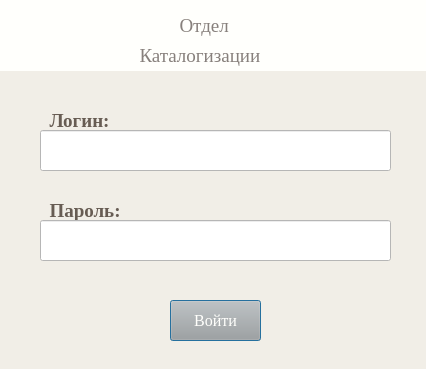
<?xml version="1.0" encoding="UTF-8"?>
<ui version="4.0">
 <class>Login</class>
 <widget class="QDialog" name="Login">
  <property name="geometry">
   <rect>
    <x>0</x>
    <y>0</y>
    <width>426</width>
    <height>369</height>
   </rect>
  </property>
  <property name="minimumSize">
   <size>
    <width>426</width>
    <height>369</height>
   </size>
  </property>
  <property name="maximumSize">
   <size>
    <width>426</width>
    <height>369</height>
   </size>
  </property>
  <property name="windowTitle">
   <string>Login</string>
  </property>
  <property name="windowIcon">
   <iconset>
    <normaloff>Эмблема2.png</normaloff>Эмблема2.png</iconset>
  </property>
  <property name="styleSheet">
   <string notr="true">background-color: rgb(241, 238, 231);</string>
  </property>
  <widget class="QLabel" name="label">
   <property name="geometry">
    <rect>
     <x>0</x>
     <y>0</y>
     <width>431</width>
     <height>71</height>
    </rect>
   </property>
   <property name="sizePolicy">
    <sizepolicy hsizetype="Preferred" vsizetype="Preferred">
     <horstretch>0</horstretch>
     <verstretch>0</verstretch>
    </sizepolicy>
   </property>
   <property name="styleSheet">
    <string notr="true">background-color: rgb(255, 255, 252);</string>
   </property>
   <property name="text">
    <string/>
   </property>
  </widget>
  <widget class="QLabel" name="label_lib_name1">
   <property name="geometry">
    <rect>
     <x>170</x>
     <y>10</y>
     <width>71</width>
     <height>31</height>
    </rect>
   </property>
   <property name="font">
    <font>
     <family>Georgia</family>
     <pointsize>14</pointsize>
     <italic>false</italic>
     <underline>false</underline>
    </font>
   </property>
   <property name="styleSheet">
    <string notr="true">color: rgb(135, 128, 124);
background-color: rgb(255, 255, 252);

</string>
   </property>
   <property name="text">
    <string>  Отдел</string>
   </property>
  </widget>
  <widget class="QLabel" name="label_lib_name2">
   <property name="geometry">
    <rect>
     <x>130</x>
     <y>40</y>
     <width>161</width>
     <height>31</height>
    </rect>
   </property>
   <property name="font">
    <font>
     <family>Georgia</family>
     <pointsize>14</pointsize>
     <underline>false</underline>
    </font>
   </property>
   <property name="styleSheet">
    <string notr="true">color: rgb(135, 128, 124);
background-color: rgb(255, 255, 252);
</string>
   </property>
   <property name="text">
    <string>  Каталогизации</string>
   </property>
  </widget>
  <widget class="QLabel" name="label_login">
   <property name="geometry">
    <rect>
     <x>40</x>
     <y>110</y>
     <width>91</width>
     <height>21</height>
    </rect>
   </property>
   <property name="font">
    <font>
     <family>Georgia</family>
     <pointsize>14</pointsize>
     <italic>false</italic>
     <bold>true</bold>
    </font>
   </property>
   <property name="styleSheet">
    <string notr="true">color: rgb(103, 92, 83);
</string>
   </property>
   <property name="text">
    <string>  Логин:</string>
   </property>
  </widget>
  <widget class="QLineEdit" name="le_login">
   <property name="geometry">
    <rect>
     <x>40</x>
     <y>130</y>
     <width>351</width>
     <height>41</height>
    </rect>
   </property>
   <property name="font">
    <font>
     <family>Georgia</family>
     <pointsize>12</pointsize>
    </font>
   </property>
   <property name="styleSheet">
    <string notr="true">background-color: rgb(255, 255, 255);
color: rgb(103, 92, 83);</string>
   </property>
  </widget>
  <widget class="QLabel" name="label_password">
   <property name="geometry">
    <rect>
     <x>40</x>
     <y>200</y>
     <width>91</width>
     <height>21</height>
    </rect>
   </property>
   <property name="font">
    <font>
     <family>Georgia</family>
     <pointsize>14</pointsize>
     <bold>true</bold>
    </font>
   </property>
   <property name="styleSheet">
    <string notr="true">color: rgb(103, 92, 83);</string>
   </property>
   <property name="text">
    <string>  Пароль:</string>
   </property>
  </widget>
  <widget class="QLineEdit" name="le_password">
   <property name="geometry">
    <rect>
     <x>40</x>
     <y>220</y>
     <width>351</width>
     <height>41</height>
    </rect>
   </property>
   <property name="font">
    <font>
     <family>Georgia</family>
     <pointsize>12</pointsize>
    </font>
   </property>
   <property name="styleSheet">
    <string notr="true">background-color: rgb(255, 255, 255);
color: rgb(103, 92, 83);</string>
   </property>
  </widget>
  <widget class="QPushButton" name="btn_enter">
   <property name="geometry">
    <rect>
     <x>170</x>
     <y>300</y>
     <width>91</width>
     <height>41</height>
    </rect>
   </property>
   <property name="font">
    <font>
     <family>Georgia</family>
     <pointsize>12</pointsize>
     <bold>false</bold>
    </font>
   </property>
   <property name="styleSheet">
    <string notr="true">background-color: rgb(168, 161, 155);
color: rgb(255, 255, 252);
</string>
   </property>
   <property name="text">
    <string>Войти</string>
   </property>
  </widget>
 </widget>
 <resources/>
 <connections/>
</ui>
